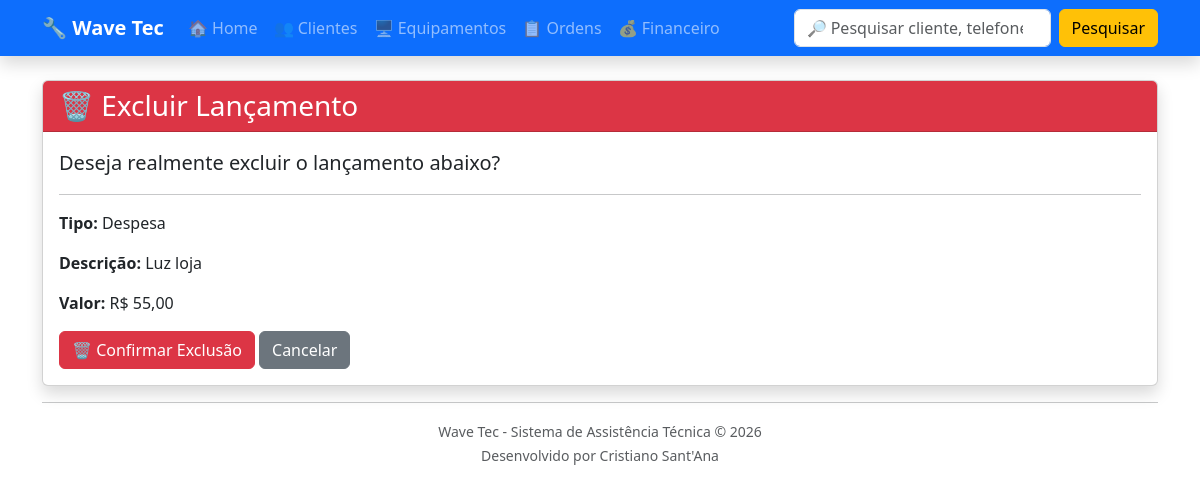
The page /financeiro/excluir/20/ on the database its author committed.
### financeiro/models.py (models this page shows, shortened)
class Lancamento(models.Model):
    TIPO_CHOICES = [
        ("RECEITA", "Receita"),
        ("DESPESA", "Despesa"),
    ]
    CATEGORIA_CHOICES = [
        ("SERVICOS", "Serviços"),
        ("PECAS", "Peças"),
        ("ENERGIA", "Energia"),
        ("ALUGUEL", "Aluguel"),
        ("MATERIAL", "Material"),
        ("OUTROS", "Outros"),
    ]
    FORMA_PAGAMENTO = [
        ("DINHEIRO", "Dinheiro"),
        ("PIX", "PIX"),
        ("CARTAO", "Cartão"),
        ("TRANSFERENCIA", "Transferência"),
    ]
    tipo = models.CharField(
        max_length=10,
        choices=TIPO_CHOICES
    )
    categoria = models.CharField(
        max_length=20,
        choices=CATEGORIA_CHOICES,
        default="OUTROS"
    )
    descricao = models.CharField(
        max_length=200
    )
    valor = models.DecimalField(
        max_digits=10,
        decimal_places=2
    )
    data = models.DateField(
        auto_now_add=True
    )
    forma_pagamento = models.CharField(
        max_length=20,
        choices=FORMA_PAGAMENTO
    )
    observacoes = models.TextField(
        blank=True
    )
    ordem = models.OneToOneField(
        OrdemServico,
        on_delete=models.SET_NULL,
        null=True,
        blank=True,
        related_name="lancamento_financeiro"
    )
    criado_em = models.DateTimeField(
        auto_now_add=True
    )
    class Meta:
        ordering = ["-data", "-id"]
        verbose_name = "Lançamento"
        verbose_name_plural = "Financeiro"

### financeiro/views.py (the view)
def excluir_lancamento(request, lancamento_id):
    lancamento = get_object_or_404(
        Lancamento,
        id=lancamento_id
    )
    if request.method == "POST":
        lancamento.delete()
        return redirect("lista_financeiro")
    return render(
        request,
        "financeiro/excluir_lancamento.html",
        {
            "lancamento": lancamento
        }
    )

### financeiro/templates/financeiro/excluir_lancamento.html (shortened to what this page needs)
{% extends "base.html" %}
{% block content %}
<div class="card shadow">
    <div class="card-header bg-danger text-white">
        <h3 class="mb-0">
            🗑 Excluir Lançamento
        </h3>
    </div>
    <div class="card-body">
        <p class="fs-5">
            Deseja realmente excluir o lançamento abaixo?
        </p>
        <hr>
        <p>
            <strong>Tipo:</strong>
            {{ lancamento.get_tipo_display }}
        </p>
        <p>
            <strong>Descrição:</strong>
            {{ lancamento.descricao }}
        </p>
        <p>
            <strong>Valor:</strong>
            R$ {{ lancamento.valor }}
        </p>
        <form method="POST">
            <button
                class="btn btn-danger">
                🗑 Confirmar Exclusão
            </button>
            <a
                href="{% url 'lista_financeiro' %}"
                class="btn btn-secondary">
                Cancelar
            </a>
        </form>
    </div>
</div>
{% endblock %}

### rows shown on the page
Lancamento: tipo "Despesa", descricao "Luz loja", valor "55,00"
